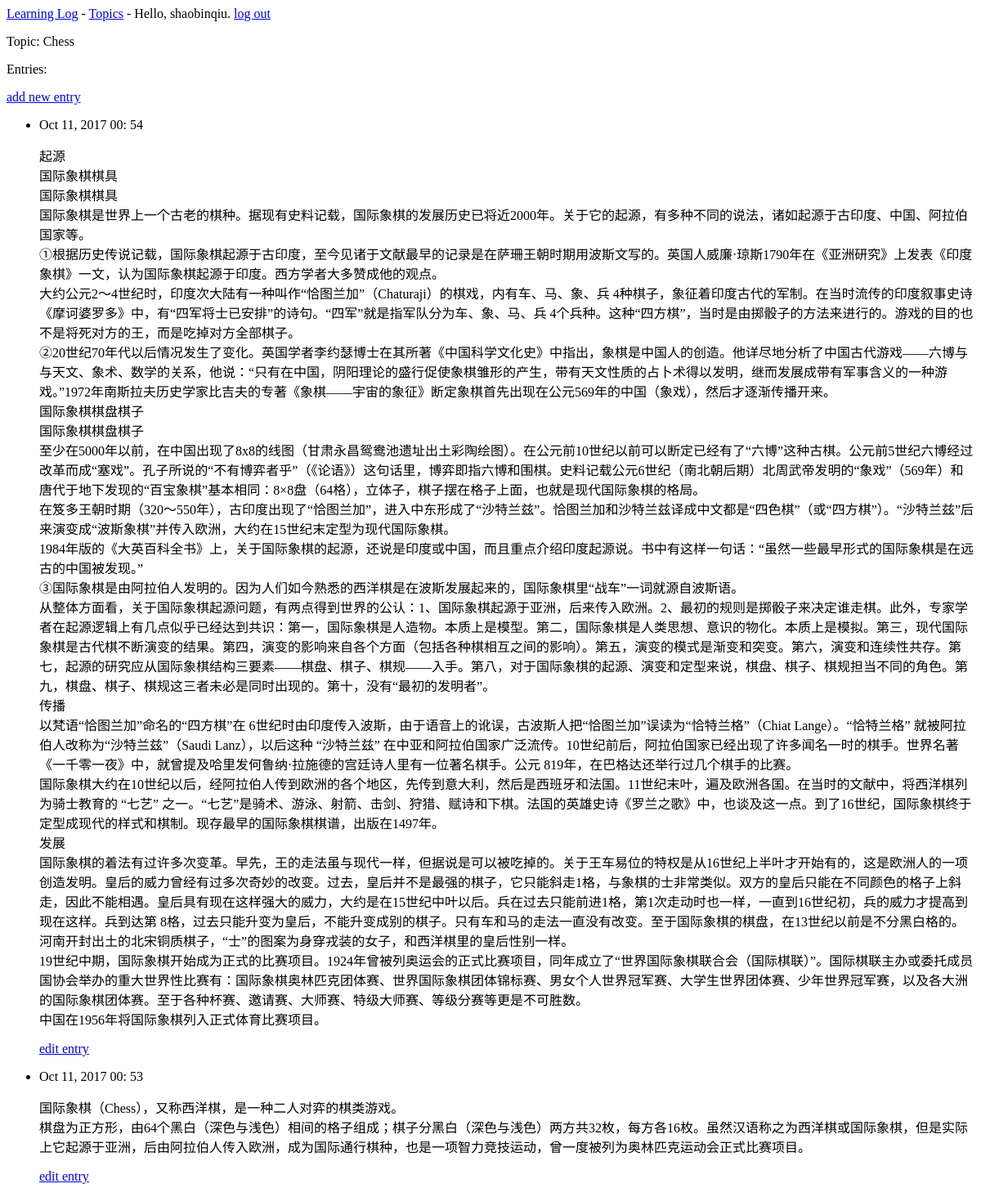
Page /topics/1/ (signed in) on the earlier database version.
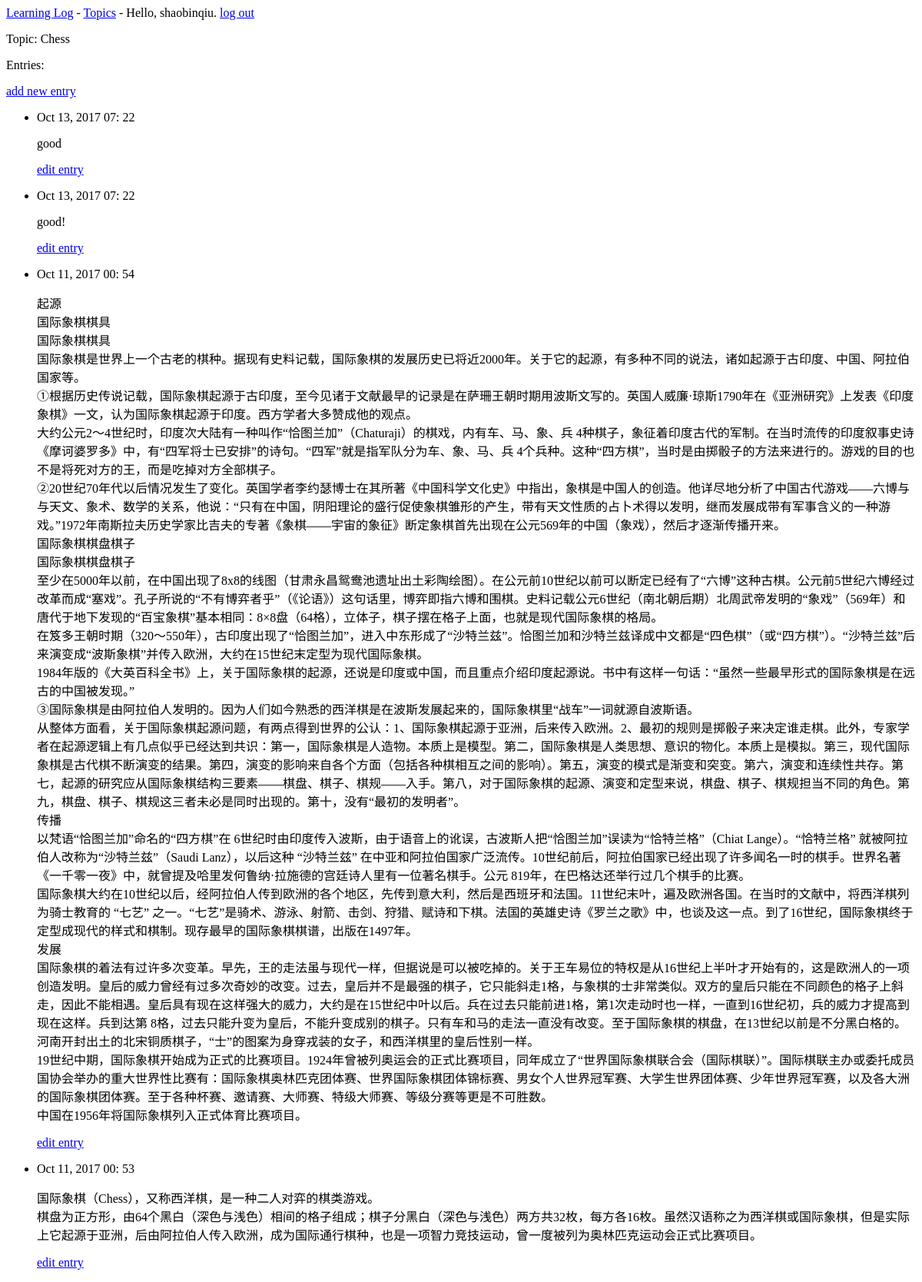
Same page on the later database version.
### learning_logs/models.py (models this page shows, shortened)
class Topic(models.Model):
    text = models.CharField(max_length = 200)
    date_added = models.DateTimeField(auto_now_add=True)
    owner = models.ForeignKey(User)
    def __str__(self):
        return self.text

class Entry(models.Model):
    topic = models.ForeignKey(Topic)
    text = models.TextField()
    date_added = models.DateTimeField(auto_now_add=True)
    class Meta:
        verbose_name_plural = 'entries'

### learning_logs/views.py (the view)
# urls.py: url(r'^topics/(?P<topic_id>\d+)/$',views.topic,name='topic'),
@login_required
def topic(request, topic_id):
    topic= Topic.objects.get(id=topic_id)
    if topic.owner != request.user:
        raise Http404
    entries = topic.entry_set.order_by('-date_added')
    context = {'topic': topic,'entries': entries}
    return render(request, 'learning_logs/topic.html', context)

### learning_logs/templates/learning_logs/topic.html
{% extends 'learning_logs/base.html' %}
{% block content %}
  <p>Topic: {{ topic }}</p>
  <p>Entries:</p>
  <p>
    <a href="{% url 'learning_logs:new_entry' topic.id %}">add new entry</a>
  <p>
  <ul>
  {% for entry in entries %}
    <li>
      <p>{{ entry.date_added|date:'M d, Y H: i' }}</p>
      <p>{{ entry.text|linebreaks }}</p>
      <p>
        <a href="{% url 'learning_logs:edit_entry' entry.id %}">edit entry</a>
      </p>
    </li>
  {% empty %}
    <li>
      There are no entries for this topic yet.
    </li>
  {% endfor %}
  </ul>
{% endblock content %}

### learning_logs/templates/learning_logs/base.html
<p>
  <a href="{% url 'learning_logs:index' %}">Learning Log</a> -
  <a href="{% url 'learning_logs:topics' %}">Topics</a> -
  {% if user.is_authenticated %}
    Hello, {{ user.username }}.
    <a href="{% url 'users:logout' %}">log out</a>
  {% else %}
    <a href="{% url 'users:register' %}">register</a> -
    <a href="{% url 'users:login' %}">log in</a>
  {% endif %}
</p>
{% block content %}{% endblock content %}

Differences in the rows shown:
added Entry: date_added "Oct 13, 2017 07: 22", text "good"
added Entry: date_added "Oct 13, 2017 07: 22", text "good!"
